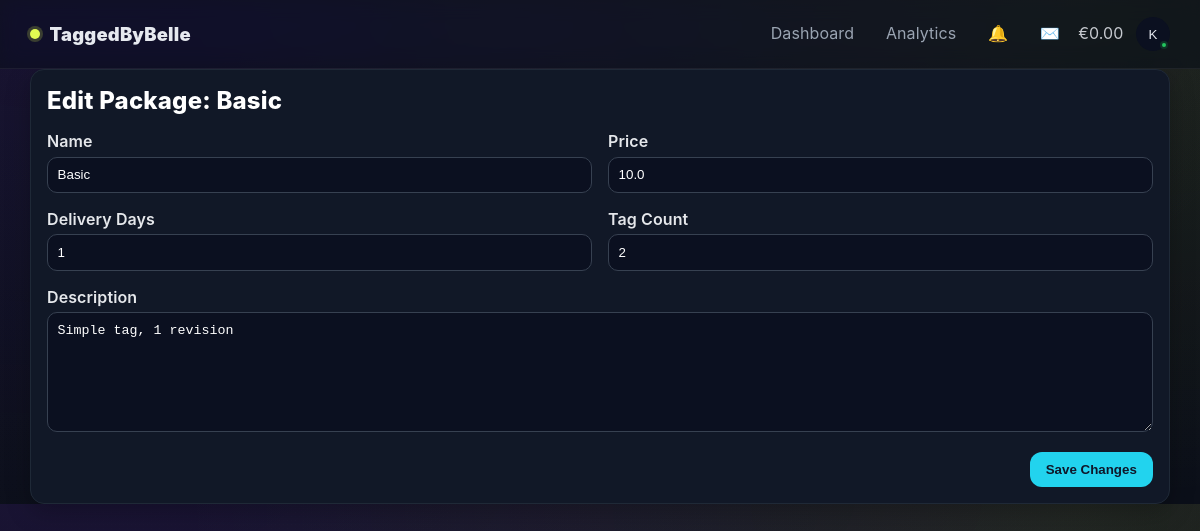
The app's page /package/1/edit (signed in) with its own data.
### app/domain/Package.py (models this page shows)
class Package(Base):
    __tablename__ = "packages"
    id = Column(Integer, primary_key=True, index=True)
    name = Column(String(50), nullable=False, unique=True)
    price = Column(Float, nullable=False)
    delivery_days = Column(Integer, nullable=False)
    tag_count = Column(Integer, nullable=False)
    description = Column(String(255), nullable=True)

### app/main.py (the view)
@app.get("/package/{package_id}/edit")
async def edit_package_form(request: Request, package_id: int):
    if not request.session.get("is_admin"):
        return RedirectResponse("/login", status_code=HTTP_302_FOUND)
    db = SessionLocal()
    try:
        package = db.query(Package).filter(Package.id == package_id).first()
        if not package:
            raise HTTPException(status_code=404, detail="Package not found")
    finally:
        db.close()
    return templates.TemplateResponse("edit_package.html", {"request": request, "package": package})

### app/templates/edit_package.html (shortened to what this page needs)
{% extends "base.html" %}
{% block content %}
<div class="wrap">
  <div class="card">
    <h2 class="title">Edit Package: {{ package.name }}</h2>
    <form method="post">
      <div class="form-grid">
        <div>
          <label class="label">Name</label>
          <input class="input" type="text" name="name" value="{{ package.name }}" required>
        </div>
        <div>
          <label class="label">Price</label>
          <input class="input" type="number" name="price" step="0.01" value="{{ package.price }}" required>
        </div>
        <div>
          <label class="label">Delivery Days</label>
          <input class="input" type="number" name="delivery_days" value="{{ package.delivery_days }}" required>
        </div>
        <div>
          <label class="label">Tag Count</label>
          <input class="input" type="number" name="tag_count" value="{{ package.tag_count }}" required>
        </div>
        <div class="full">
          <label class="label">Description</label>
          <textarea class="textarea" name="description">{{ package.description }}</textarea>
        </div>
      </div>
      <div class="actions">
        <button type="submit" class="btn">Save Changes</button>
      </div>
    </form>
  </div>
</div>
{% endblock %}

### app/templates/base.html (style rules this page uses)
:root { --bg: #0b0f19; --panel: #0e1422; --line: #1f2a3b; --text: #e6e9ef; --muted: #9aa4b2; --brand: #e2fb52; --brand-ink: #0b0f19; --cta: #7c3aed; }
* { box-sizing: border-box; }
body { margin: 0; color: var(--text); background: radial-gradient(1200px 600px at 10% -10%, rgba(124,58,237,0.15), transparent), radial-gradient(900px 500px at 90% 0%, rgba(226,251,82,0.10), transparent), linear-gradient(180deg, #0a0e17, var(--bg)); font-family: Inter, ui-sans-serif, system-ui, -apple-system, Segoe UI, Roboto, Arial, Noto Sans; letter-spacing: .1px; }
a.btn, button.btn { display: inline-flex; align-items:center; gap:.45rem; padding: .55rem .95rem; border-radius: 12px; font-weight: 800; text-decoration: none; cursor: pointer; border: 1px solid transparent; }
.card { background: var(--panel); border: 1px solid var(--line); border-radius: 16px; box-shadow: 0 8px 28px rgba(0,0,0,0.28); }
.title { font-weight: 900; letter-spacing: .2px; }

### app/templates/edit_package.html (style rules this page uses)
.wrap { display:grid;grid-template-columns:1fr;gap:1rem }
.card { background:#111827;border:1px solid #1f2937;border-radius:14px;padding:1rem;box-shadow:0 8px 25px rgba(0,0,0,0.25) }
.title { font-weight:800;color:#fff;margin:0 0 1rem 0 }
.form-grid { display:grid;grid-template-columns:1fr 1fr;gap:1rem }
.form-grid .full { grid-column:1/-1 }
.label { display:block;font-weight:600;color:#e5e7eb;margin-bottom:.35rem }
.input,.textarea { width:100%;background:#0b1020;border:1px solid #374151;border-radius:10px;color:#fff;padding:.6rem }
.textarea { min-height:120px;resize:vertical }
.actions { display:flex;justify-content:flex-end;margin-top:1rem }
.btn { background:#22d3ee;color:#0f172a;font-weight:800;border:none;border-radius:10px;padding:.6rem 1rem;cursor:pointer }

### records on screen
Package: name "Basic", price "10.0", delivery_days "1", tag_count "2", description "Simple tag, 1 revision"

### other values on screen
{{ '%.2f'|format(request.session.get('admin_month_earnings', 0.0)) }} "0.00"
{{ request.session.get('username','U')[0]|upper }} "K"
